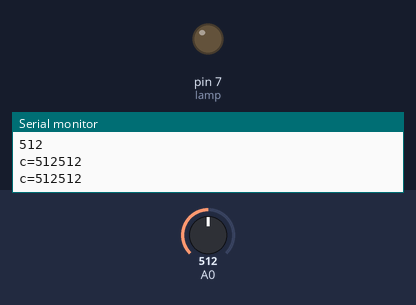
Bench run of a sketch on a simulated Arduino Uno, built with avr-gcc and run on an emulated ATmega328P. Shown: output pins drawn as LEDs (lit = HIGH), the last lines printed to the serial monitor. The inputs (shaded band) are chosen by the test bench; at power-on: A0 = 512.

Above: at 1.3 s.
1.4 s: A0 set to 315
3.2 s: A0 set to 281
At 5.2 s:
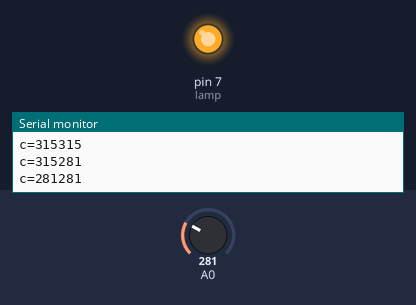
5.5 s: A0 set to 306
At 7.0 s:
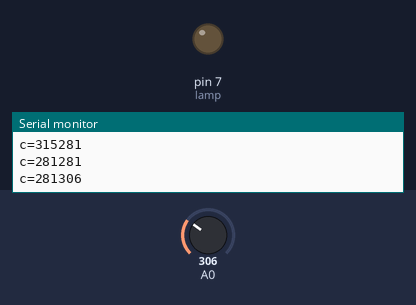
7.5 s: A0 set to 290
At 8.5 s:
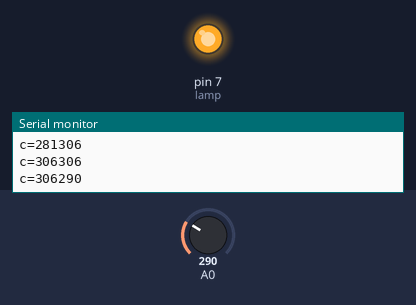
Timing chart, 0 to 10.5 s (numbered marks = the images above; inputs shaded):
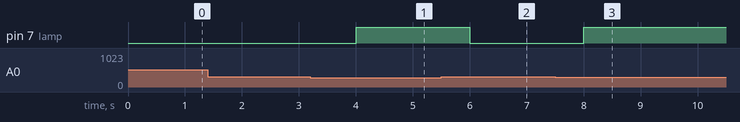

Measured:
- the behaviour switches between 300 and 299 on A0 (found by bisection; images 0 and 1)
- after the input at 3.2 s, pin 7 (lamp): LOW → HIGH after 0.80 s
- after the input at 5.5 s, pin 7 (lamp): HIGH → LOW after 0.50 s
- after the input at 7.5 s, pin 7 (lamp): LOW → HIGH after 0.51 s

The sketch:

LDR.ino
```cpp
const int lamp=7;
boolean x=true;

void setup()
{
  // put your setup code here, to run once:
Serial.begin(9600);
pinMode(lamp,OUTPUT);
}

void loop() {
  // put your main code here, to run repeatedly:
int c=analogRead(A0);
Serial.println(c);
delay(500);
if(c<300&&x==true)
{
digitalWrite(7,HIGH);
x=false;
delay(1000);
}
else if(c>300&&x==false)
{
x=true;
digitalWrite(7,LOW);
delay(1000);
}
Serial.print("c=");
Serial.print(c);

}
```
